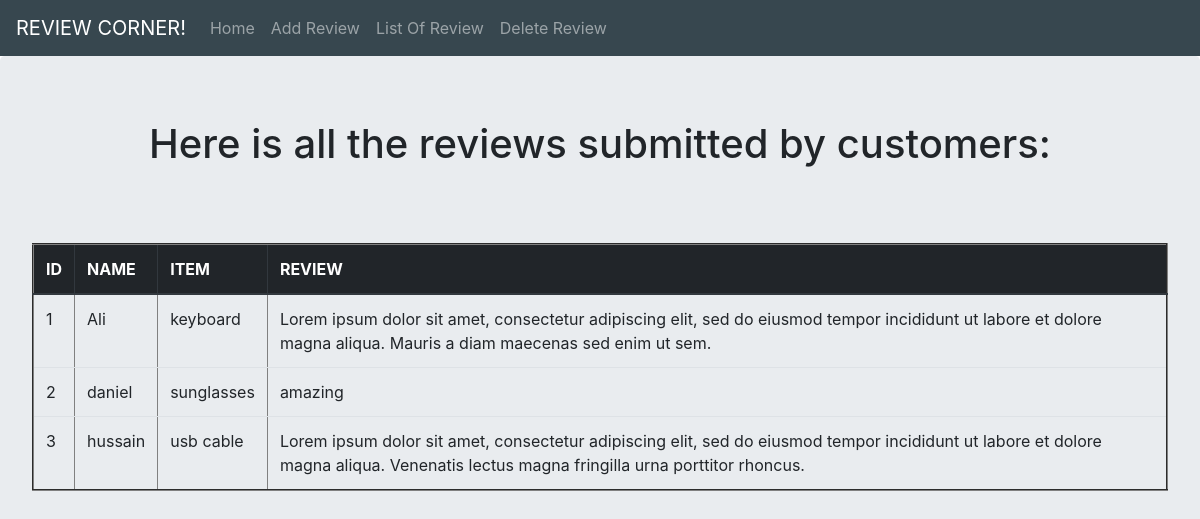
The app's page /list, older data.
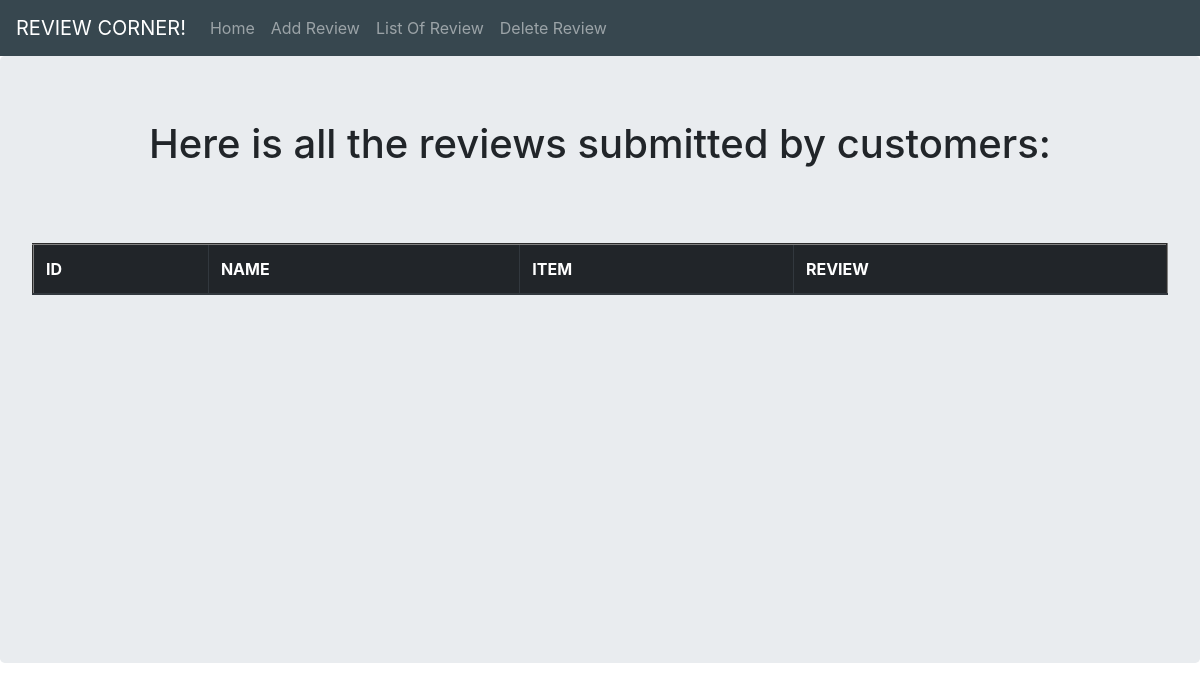
The same page, newer data.
### app.py (models this page shows, shortened)
class Market(db.Model):
    __tablename__ = 'items'
    id = db.Column(db.Integer,primary_key = True)
    name = db.Column(db.Text, nullable=False)
    item = db.Column(db.Text, nullable=False)
    review = db.Column(db.Text, nullable=False)

### app.py (the view)
@app.route('/list')
def list_item():
    data = Market.query.all()
    a=list(data)
    return render_template('list.html',a=a)

### templates/list.html
{% extends "base.html" %}
{% block content %}
<div class="jumbotron">
  <h1 class="cus" style="text-align:center;">Here is all the reviews submitted by customers:</h1>
  <div class="cuss">
  <table border = 2 class = "table table-hover" style="margin-top: 75px;">
    <thead class="thead-dark">
  <tr>
    <th scope="col">ID</th>
    <th scope="col">NAME</th>
    <th scope="col">ITEM</th>
    <th scope="col">REVIEW</th>
  </tr>
</thead>
         {% for x in a %}
            <tr>
               <td> {{x.id}}</td>
               <td> {{x.name }} </td>
               <td> {{x.item }} </td>
               <td> {{x.review }} </td
            </tr>
         {% endfor %}
      </table>
      </div>
      <br>
      <br>
      <br>
      <br>
      <br>
      <br>
      <br>
      <br>
      <br>
      <br>
      <br>
      <br>
</div>
{% endblock %}

### templates/base.html (shortened to what this page needs)
<!DOCTYPE html>
<html lang="en" dir="ltr">
  <head>
    <link rel="stylesheet" href="{{ url_for('static', filename='style.css') }}">
    <link rel="stylesheet" href="https://maxcdn.bootstrapcdn.com/bootstrap/4.0.0/css/bootstrap.min.css">
  </head>
  <body>
    <nav class="navbar navbar-expand-lg navbar-dark exx" style="background-color: #37474F ;">
      <a class="navbar-brand" href="{{ url_for('index') }}">REVIEW CORNER!</a>
      <div class="collapse navbar-collapse" id="navbarNavAltMarkup">
        <div class="navbar-nav">
          <a class="nav-item nav-link" href="{{ url_for('index') }}">Home <span class="sr-only">(current)</span></a>
          <a class="nav-item nav-link" href="{{ url_for('add_item') }}">Add Review</a>
          <a class="nav-item nav-link" href="{{ url_for('list_item') }}">List Of Review</a>
          <a class="nav-item nav-link" href="{{ url_for('del_item') }}">Delete Review</a>
        </div>
      </div>
    </nav>
    {% block content %}
    {% endblock %}
  </body>
</html>

Row changes from the older to the newer data that the page shows:
removed Market: id "1", name "Ali", item "keyboard", review "Lorem ipsum dolor sit amet, consectetur adipiscing elit, sed do eiusmod tempor incididunt ut labore et dolore magna aliqua. Mauris a diam maecenas sed enim ut sem."
removed Market: id "2", name "daniel", item "sunglasses", review "amazing"
removed Market: id "3", name "hussain", item "usb cable", review "Lorem ipsum dolor sit amet, consectetur adipiscing elit, sed do eiusmod tempor incididunt ut labore et dolore magna aliqua. Venenatis lectus magna fringilla urna porttitor rhoncus."
